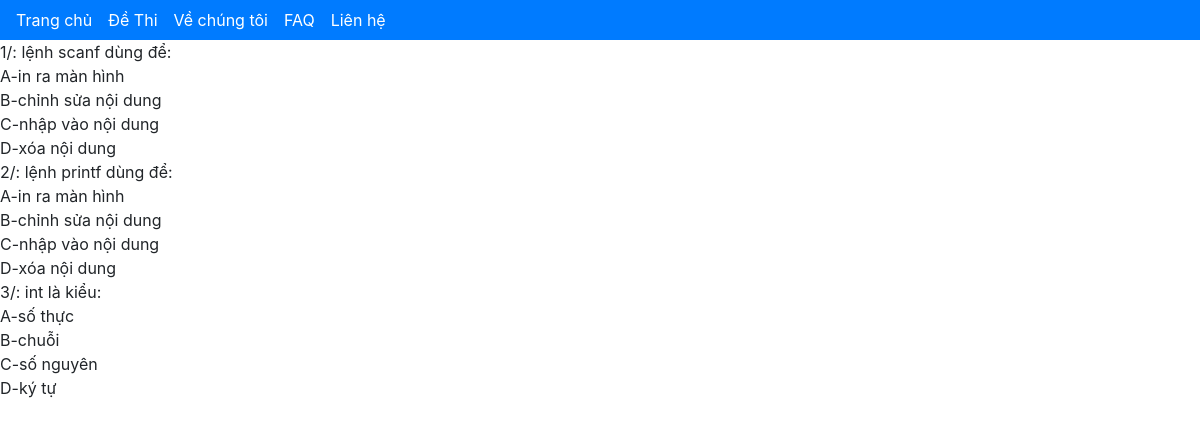
/Test.php?maDT=CT101D1, run on the app's committed database.
### tables this page shows
create table CAUHOI (
maCH char(8) primary key NOT NULL,
maDT char(8),
ndCauHoi varchar(255),
foreign key (maDT) references DETHI(maDT)
);

create table TRALOI(
maTL char(8) NOT NULL,
maCH char(8) NOT NULL,
dapan int(1) NOT NULL,
ndTraLoi varchar(255) NOT NULL,
foreign key (maCH) references CAUHOI(maCH)
);

### lib/Psr4AutoloaderClass.php (called while the page is built, shortened)
<?php
class Psr4AutoloaderClass
{
	protected $prefixes = array();
	public function addNamespace($prefix, $base_dir, $prepend = false)
	{
		$prefix = trim($prefix, '\\') . '\\';
		$base_dir = rtrim($base_dir, DIRECTORY_SEPARATOR) . '/';
		if (isset($this->prefixes[$prefix]) === false) {
			$this->prefixes[$prefix] = array();
		}
		if ($prepend) {
			array_unshift($this->prefixes[$prefix], $base_dir);
		} else {
			array_push($this->prefixes[$prefix], $base_dir);
		}
	}
	public function loadClass($class)
	{
		$prefix = $class;
		while (false !== $pos = strrpos($prefix, '\\')) {
			$prefix = substr($class, 0, $pos + 1);
			$relative_class = substr($class, $pos + 1);
			$mapped_file = $this->loadMappedFile($prefix, $relative_class);
			if ($mapped_file) {
				return $mapped_file;
			}
			$prefix = rtrim($prefix, '\\');
		}
		return false;
	}
	protected function loadMappedFile($prefix, $relative_class)
	{
		foreach ($this->prefixes[$prefix] as $base_dir) {
			$file = $base_dir
				. str_replace('\\', '/', $relative_class)
				. '.php';
			if ($this->requireFile($file)) {
				return $file;
			}
		}
		return false;
	}
	protected function requireFile($file)
	{
		if (file_exists($file)) {
			return true;
		}
		return false;
	}
}

### src/controlCauHoi.php (called while the page is built, shortened)
<?php
class controlCauHoi{
    private $db;
    public function __construct($pdo)
    {
        $this->db = $pdo;
    }
public function getCauHoiTheoDeThi($maDT){
    $allCauHoi = [];
    $statement = $this->db->prepare('select * from cauhoi where maDT like :maDT');
    $statement->execute(array('maDT'=>$maDT));
    while($row = $statement->fetch()){
        $CauHoi = new controlCauHoi($this->db);
        $CauHoi->fillFromDT($row);
        $allCauHoi[] =$CauHoi;
    }
    return $allCauHoi;
}
protected function fillFromDT(array $row)
{
    return $this;
}
}

### src/controlTraLoi.php (called while the page is built, shortened)
<?php
class controlTraLoi{
private $db;
public function __construct($pdo)
{
    $this->db = $pdo;
}
public function getTraLoiTheoCauHoi($maCH){
    $allTraLoi = [];
    $statement = $this->db->prepare('select * from traloi where maCH like :maCH');
    $statement->execute(array('maCH'=>$maCH));
    while($row = $statement->fetch()){
        $TraLoi = new controlTraLoi($this->db);
        $TraLoi->fillFromDT($row);
        $allTraLoi[] =$TraLoi;
    }
    return $allTraLoi;
}
protected function fillFromDT(array $row)
{
    return $this;
}
}

### Public/Test.php (the view, shortened to what this page needs)
<?php
require_once '../connectData.php';
?>
<!DOCTYPE html>
<html lang="en">
<head>
    <link rel="stylesheet" href="https://cdn.jsdelivr.net/npm/bootstrap@4.6.0/dist/css/bootstrap.min.css"
>
</head>
<body>
<?php require_once '../Compoinent/header.php' ?>
<?php
    $maDT = isset($_REQUEST['maDT']) ?
    filter_var($_REQUEST['maDT']) : -1;
    $controlDeThi = new controlDeThi($PDO);
    $DeThi = $controlDeThi->getDeThiMaDeThi($maDT);
    $controlCauHoi = new controlCauHoi($PDO);
    $allCauHoi = $controlCauHoi->getCauHoiTheoDeThi($maDT);
    if(!empty($allCauHoi)):
?>
    <?php foreach ($allCauHoi as $cauhoi):?>
        <div><?=substr(htmlspecialchars($cauhoi->maCH),6)?>/: <?=htmlspecialchars($cauhoi->ndCauHoi)?>:</div>
        <?php
            $controlTraLoi = new controlTraLoi($PDO);
            $allTraLoi = $controlTraLoi->getTraLoiTheoCauHoi($cauhoi->maCH);
            foreach ($allTraLoi as $TraLoi):?>
            <?php
            if ($TraLoi->maTL == 'TL01'){
                $charTraLoi='A';
            }
            else if ($TraLoi->maTL == 'TL02'){
                $charTraLoi='B';
            }
            else if ($TraLoi->maTL == 'TL03'){
                $charTraLoi='C';
            }
            else if ($TraLoi->maTL == 'TL04'){
                $charTraLoi='D';
            }?>
            <div><?=htmlspecialchars($charTraLoi)?>-<?=htmlspecialchars($TraLoi->ndTraLoi)?></div>
            <?php endforeach?>
        <?php endforeach?>
    <?php else:?>
        <div>Đề Thi chưa có câu hỏi <a href="<?=BASE_URL_PATH . 'addCauHoi.php?maDT=' . $DeThi->maDT ?>">thêm câu hỏi</a></div>
    <?php endif?>
</body>
</html>

### Compoinent/header.php
<div class="header bg-primary">
        <div class="navbar-nav nav navbar-expand-md ml-3">
			<a href="<?=BASE_URL_PATH . 'index.php'?>" class="nav-link mr-3 text-white">Trang chủ</a>
			<a href="#" class="nav-link mr-3 text-white ">Đề Thi</a>
			<a href="#" class="nav-link mr-3 text-white ">Về chúng tôi</a>
			<a href="#" class="nav-link mr-3 text-white ">FAQ</a>
			<a href="#" class="nav-link mr-3 text-white ">Liên hệ</a>
		</div>
</div>

### data on the page
cauhoi: maCH "1", ndCauHoi "lệnh scanf dùng để"
traloi: maTL "A", ndTraLoi "in ra màn hình"
traloi: maTL "B", ndTraLoi "chỉnh sửa nội dung"
traloi: maTL "C", ndTraLoi "nhập vào nội dung"
traloi: maTL "D", ndTraLoi "xóa nội dung"
cauhoi: maCH "2", ndCauHoi "lệnh printf dùng để"
traloi: maTL "A", ndTraLoi "in ra màn hình"
traloi: maTL "B", ndTraLoi "chỉnh sửa nội dung"
traloi: maTL "C", ndTraLoi "nhập vào nội dung"
traloi: maTL "D", ndTraLoi "xóa nội dung"
cauhoi: maCH "3", ndCauHoi "int là kiểu"
traloi: maTL "A", ndTraLoi "số thực"
traloi: maTL "B", ndTraLoi "chuỗi"
traloi: maTL "C", ndTraLoi "số nguyên"
traloi: maTL "D", ndTraLoi "ký tự"
